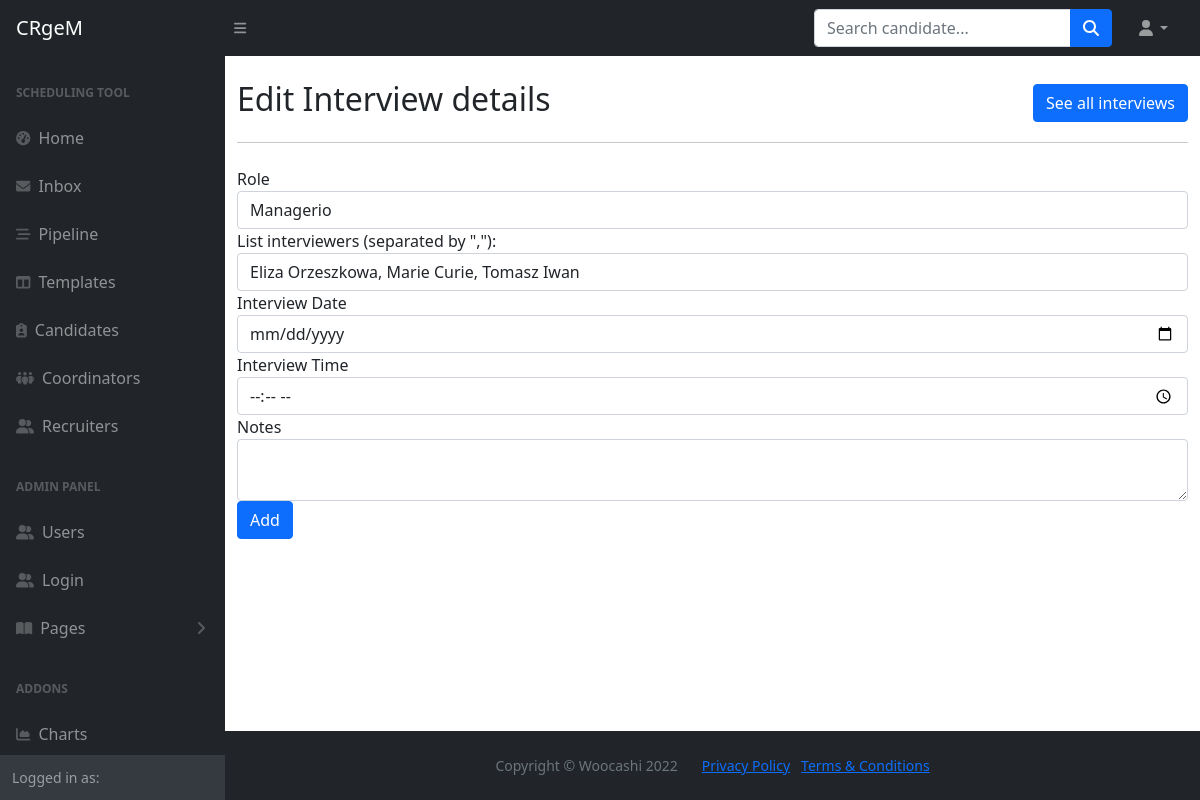
Before: /pipeline/edit/4 with the older database file.
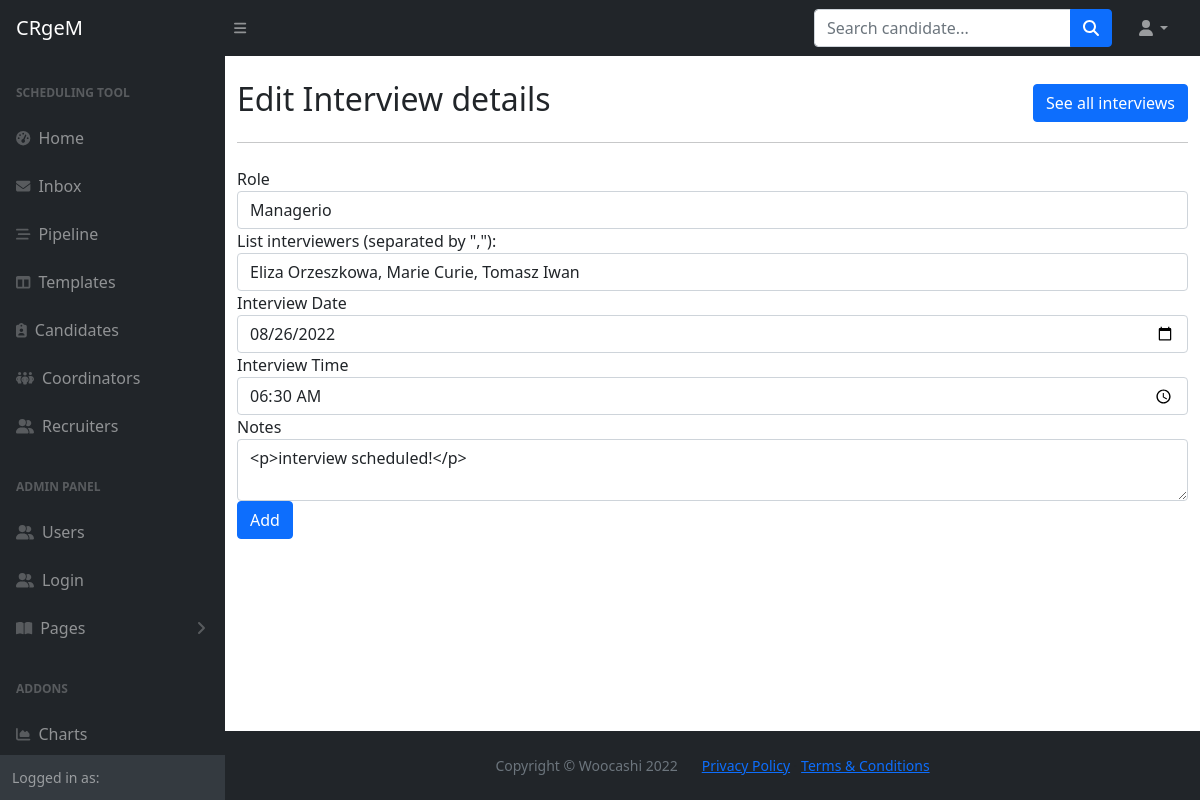
After: the same page with the newer database file.
### main.py (models this page shows)
class Task(db.Model, Base):
    __tablename__="tasks"
    id = db.Column(db.Integer, primary_key=True)
    sender_id = Column(Integer, ForeignKey('users.id'), nullable=False)
    recipient_id = Column(Integer, ForeignKey('users.id'), nullable=False)
    delegate_id = Column(Integer, ForeignKey('users.id'), nullable=False)
    from_user = relationship("User", foreign_keys=[sender_id], back_populates="tasks_sent")
    to_user = relationship("User", foreign_keys=[recipient_id], back_populates="tasks_received")
    candidate_id = Column(Integer, ForeignKey('candidates.id'))
    candidate = relationship("Candidate", foreign_keys=[candidate_id], back_populates="tasks")
    interviewers = db.Column(db.String, nullable=False)
    role = db.Column(db.String, nullable=False)
    recruiter_notes = db.Column(db.Text, nullable=True)
    date_sent = db.Column(db.Date, nullable=False)
    date_received = db.Column(db.Date, nullable=True)
    date_completed = db.Column(db.Date, nullable=True)
    status = db.Column(db.String, nullable=False)
    is_archived = db.Column(db.Boolean, nullable=False)
    delegated_by = relationship("User", foreign_keys=[delegate_id], back_populates="tasks_delegated")
    interview_date = db.Column(db.Date, nullable=True)
    interview_time = db.Column(db.Time, nullable=True)
    scheduler_notes = db.Column(db.Text, nullable=True)
    completion_time = db.Column(db.DateTime, nullable=True)

### main.py (the view)
@app.route('/pipeline/edit/<int:task_id>', methods=['POST', 'GET'])
def pipeline_edit(task_id):
    task = Task.query.get(task_id)
    form = InterviewEditForm(
        role=task.role,
        interviewers=task.interviewers,
        interview_date=task.interview_date,
        interview_time=task.interview_time,
        scheduler_notes=task.scheduler_notes,
    )
    if form.validate_on_submit():
        for key in form.__dict__.keys():
            if key in task.__dict__.keys():
                setattr(task, key, form[key].data)
        db.session.commit()
        return redirect(url_for('pipeline'))
    return render_template('pipeline_edit.html', form=form, task_id=task_id, current_user=current_user, is_authenticated=current_user.is_authenticated)

### forms.py
class InterviewEditForm(FlaskForm):
    role = StringField('Role', validators=[DataRequired(message="Role is required")])
    interviewers = StringField('List interviewers (separated by ","):', validators=[DataRequired(message="interviewers are required")])
    interview_date = DateField('Interview Date')
    interview_time = TimeField('Interview Time')
    scheduler_notes = CKEditorField('Notes', validators=[DataRequired(message="By adding notes you make your and your colleagues' life easier!")])
    add = SubmitField('Add')

### templates/pipeline_edit.html (shortened to what this page needs)
{% import "bootstrap/wtf.html" as wtf %}
{% include "header.html" %}
	<main>
		<div class="container mt-4">
			<div class="row d-flex align-items-center">
				<div class="col-lg-6">
					<h2>Edit Interview details</h2>
				</div>
				<div class="col-lg-6 d-flex justify-content-end">
					<a class="btn btn-primary" href="{{url_for('pipeline')}}">See all interviews</a>
				</div>
			</div>
			<hr>
			<div class="mt-4">
				{{ wtf.quick_form(form, novalidate=True, button_map={"add": "primary"}) }}
			</div>
		</div>
	</main>
{% include 'footer.html' %}

Changed rows visible on the page:
changed Task "Managerio": interview_date (not shown) → "08/26/2022"; interview_time (not shown) → "06:30"; scheduler_notes (not shown) → "<p>interview scheduled!</p>"
